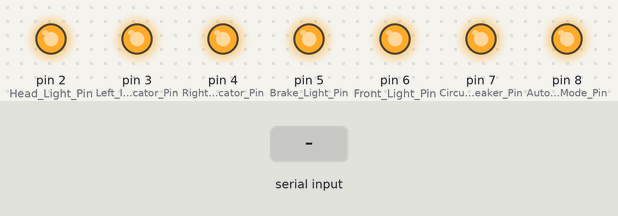
A sketch run on a simulated Arduino Uno, built with avr-gcc and run on an emulated ATmega328P. On the bench: output pins drawn as LEDs (lit = HIGH). Dashed ring = blinking. The test bench sets the inputs (shaded band). What the sketch prints to the serial monitor is not drawn.

Above: at 1.2 s.
1.3 s: byte 30 received over Serial
At 2.2 s:
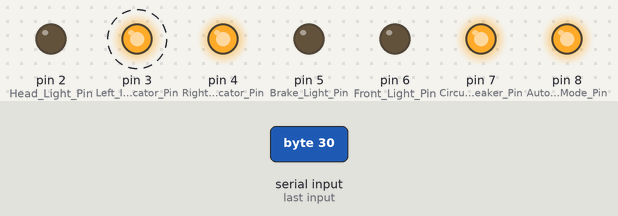
4.3 s: byte 90 received over Serial
At 5.2 s:
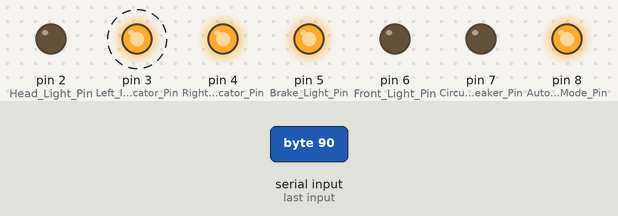
7.3 s: byte 120 received over Serial
At 7.7 s:
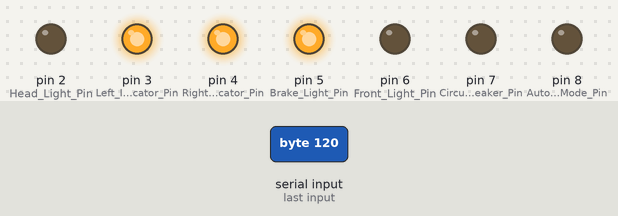
Timing chart, 0 to 10.3 s (numbered marks = the images above; inputs shaded):
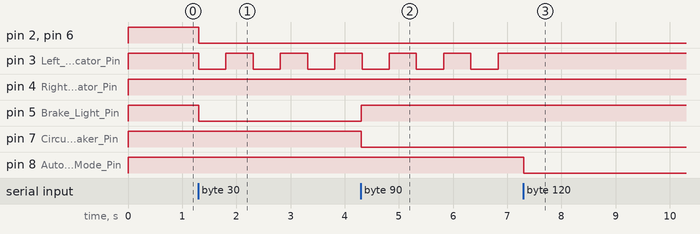

The sketch:

Indicators.ino
```cpp
#include "Indicators.h"

#define Right_Indicator_Pin (4)
#define Left_Indicator_Pin  (3)
#define Brake_Light_Pin     (5)
#define Head_Light_Pin      (2)
#define Front_Light_Pin     (6)
#define Autonomous_Mode_Pin (8)
#define Circuit_Breaker_Pin (7)

Indicator_Status stat;
bool left_blink_state = false;
bool right_blink_state = false;
long left_previous_time=-500;
long right_previous_time=-500;

void setup(){
  Serial.begin(9600);
  pinMode(Right_Indicator_Pin,OUTPUT);
  pinMode(Left_Indicator_Pin,OUTPUT);
  pinMode(Brake_Light_Pin,OUTPUT);
  pinMode(Head_Light_Pin,OUTPUT);
  pinMode(Front_Light_Pin,OUTPUT);
  pinMode(Autonomous_Mode_Pin,OUTPUT);
  pinMode(Circuit_Breaker_Pin,OUTPUT);
  Serial.println("Initialization complete...");
}
uint8_t data;

void loop(){
  if(Serial.available()){
    data = Serial.read();
    update_status(data,&stat);
  }
  if(stat.Right_Indicator){
      if(millis() - right_previous_time >= 500){
          if(right_blink_state){
            digitalWrite(Right_Indicator_Pin,HIGH);
            right_blink_state=false;
          }
          else{
            digitalWrite(Right_Indicator_Pin,LOW);
            right_blink_state=true;
          }
          right_previous_time = millis();
      }
  }
  else{
      digitalWrite(Right_Indicator_Pin,HIGH);
      right_blink_state=false;
  }
  if(stat.Left_Indicator){
      if(millis() - left_previous_time >= 500){
          if(left_blink_state){
            digitalWrite(Left_Indicator_Pin,HIGH);
            left_blink_state=false;
          }
          else{
            digitalWrite(Left_Indicator_Pin,LOW);
            left_blink_state=true;
          }

          left_previous_time = millis();
      }
  }
  else{
      digitalWrite(Left_Indicator_Pin,HIGH);
      left_blink_state=false;
  }

  if(stat.Brake_Light){
      digitalWrite(Brake_Light_Pin,LOW);
  }
  else
      digitalWrite(Brake_Light_Pin,HIGH);


  if(stat.Head_Light){
      digitalWrite(Head_Light_Pin,LOW);
  }
  else
      digitalWrite(Head_Light_Pin,HIGH);


  if(stat.Front_Light){
      digitalWrite(Front_Light_Pin,LOW);
  }
  else
      digitalWrite(Front_Light_Pin,HIGH);

  if(stat.Autonomous_Mode){
      digitalWrite(Autonomous_Mode_Pin,LOW);
  }
  else
      digitalWrite(Autonomous_Mode_Pin,HIGH);


  if(stat.Circuit_Breaker){
      digitalWrite(Circuit_Breaker_Pin,LOW);
  }
  else
      digitalWrite(Circuit_Breaker_Pin,HIGH);


  delay(10);
}
```

Indicators.h
```cpp
#define right_Indicator (0)
#define left_Indicator  (1)
#define brake_Light     (2)
#define head_Light      (3)
#define front_Light     (4)
#define autonomous_Mode (5)
#define circuit_Breaker (6)

struct Indicator_Status{
    bool Right_Indicator=false;
    bool Left_Indicator=false;
    bool Brake_Light=false;
    bool Head_Light=false;
    bool Front_Light=false;
    bool Autonomous_Mode=false;
    bool Circuit_Breaker=false;
};

void update_status(uint8_t data, Indicator_Status* stat){
    if(data & 1<<right_Indicator)
        stat->Right_Indicator=true;
    else stat->Right_Indicator=false;
    if(data & 1<<left_Indicator)
        stat->Left_Indicator=true;
    else stat->Left_Indicator=false;
    if(data & 1<<brake_Light)
        stat->Brake_Light=true;
    else stat->Brake_Light=false;
    if(data & 1<<head_Light)
        stat->Head_Light=true;
    else stat->Head_Light=false;
    if(data & 1<<front_Light)
        stat->Front_Light=true;
    else stat->Front_Light=false;
    if(data & 1<<autonomous_Mode)
        stat->Autonomous_Mode=true;
    else stat->Autonomous_Mode=false;
    if(data & 1<<circuit_Breaker)
        stat->Circuit_Breaker=true;
    else stat->Circuit_Breaker=false;
}
```

Measured:
- after the input at 1.3 s, pin 2 (Head_Light_Pin), pin 5 (Brake_Light_Pin), pin 6 (Front_Light_Pin): HIGH → LOW at once; pin 3 (Left_Indicator_Pin): alternates HIGH for 0.50 s and LOW for 0.50 s, starting at once
- after the input at 4.3 s, pin 5 (Brake_Light_Pin): LOW → HIGH at once; pin 7 (Circuit_Breaker_Pin): HIGH → LOW at once
- after the input at 7.3 s, pin 3 (Left_Indicator_Pin): stops changing and stays HIGH; pin 8 (Autonomous_Mode_Pin): HIGH → LOW at once
